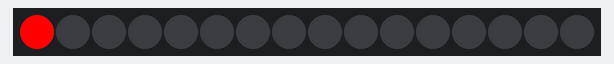
Bench run of a sketch on a simulated ESP32. Parts: 16 RGB LEDs in strip order, left to right.

Above: at 0.15 s.
At 0.77 s:
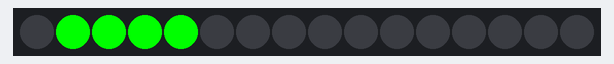
At 1.38 s:
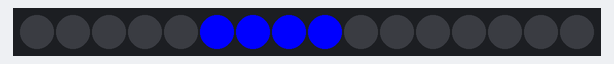

Measured:
- by itself, everything shown: repeats every 1.5 s, in 5 steps

The sketch:

ledring.ino
```cpp
// This script tests a neopixel led ring with a simple chase animation
// Wiring:
//  Din (Neopixel - data in) to D1 (XIAO ESP32)
//  5V (Neopixel - power) to 5V (external power supply)
//  GND (Neopixel - ground) to GND (external power supply)
//  GND (XIAO ESP32 - ground) to GND (external power supply)

#include <Adafruit_NeoPixel.h>

const int ledPin = 2; // led data on D1
const int N_LEDs = 16;

// configure neopixel strip
Adafruit_NeoPixel strip = Adafruit_NeoPixel(N_LEDs, ledPin, NEO_GRBW + NEO_KHZ800);

void setup() {
  // initiate neopixel strip
  strip.begin();
}

void loop() {
  chase(strip.Color(255, 0, 0)); // Red
  chase(strip.Color(0, 255, 0)); // Green
  chase(strip.Color(0, 0, 255)); // Blue
}

static void chase(uint32_t c) {
  for(uint16_t i=0; i<strip.numPixels()+4; i++) {
      strip.setPixelColor(i  , c); // Draw new pixel
      strip.setPixelColor(i-4, 0); // Erase pixel a few steps back
      strip.show();
      delay(25);
  }
}
```
